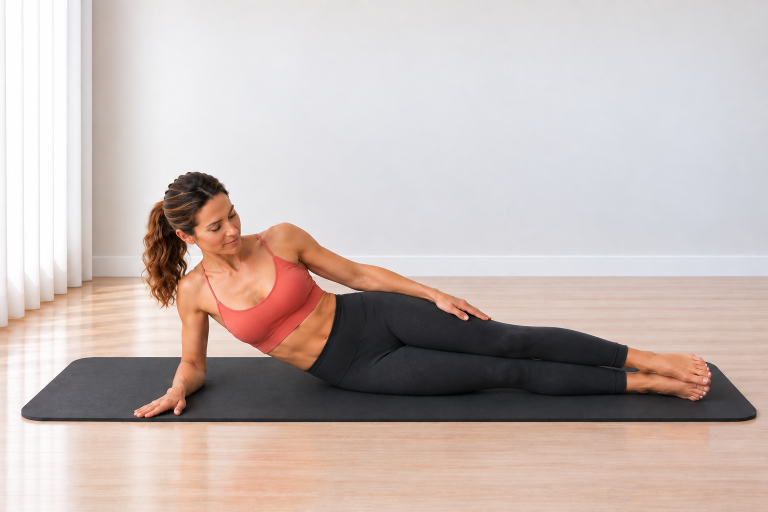
#> input picture Pilates Assets/02_Exercise_Cards/Side Plank/side_plank_start.png, 1536 x 1024 px (shown at 1/2 size); the run also reads 1 picture not shown here
$ python build_side_plank_cards.py
#> lines starting #> are read from the running program, lines starting #| are printed output that depends on the picture; after the words box and inside, x2 and y2 are one past the last pixel; in counts of white or black regions, pixels touching at a corner belong together
# -*- coding: utf-8 -*-
from pathlib import Path
import hashlib

from PIL import Image, ImageDraw, ImageFont, ImageOps, ImageStat


BASE = Path(__file__).resolve().parent
START = BASE / "side_plank_start.png"
HERO = BASE / "side_plank_hero.png"
END = START
GUIDE = BASE / "side_plank_guide_card_v01.png"
STEP = BASE / "side_plank_step_by_step_v01.png"
EXPECTED_HASHES = {
    START: "67211c832812fde512f0847eb9a209d65aef918c411d269841204db87be7ba93",
    HERO: "67d93f038db9c216bec4e1b0c7d7d9022d05a84c55e5efd2618e3e7577f8e9bb",
}

BG = (244, 251, 250)
CARD = (255, 255, 255)
INK = (38, 44, 47)
MUTED = (101, 115, 119)
TEAL = (20, 154, 154)
TEAL_D = (14, 122, 123)
LINE = (210, 232, 230)
SOFT = (231, 247, 246)
WARN = (255, 247, 244)
WARN_LINE = (242, 220, 216)
WARN_ICON = (199, 92, 84)
FONT_DIR = Path(r"C:\Windows\Fonts")

GUIDE_HOW = [
    ("1", "Lehni si na bok, spodní loket dej přímo pod rameno a nohy natáhni. Pánev nech na podložce."),
    ("2", "S výdechem zpevni střed těla a zvedni pánev. Tělo vytáhni do dlouhé linie."),
    ("3", "S nádechem spusť pánev pomalu zpět na podložku. Potom vystřídej stranu."),
]

GUIDE_WATCH = (
    "Nepropadej se v rameni, netahej rameno k uchu a nenechávej pánev klesat. "
    "Bedra neprohýbej a pohyb veď kontrolovaně."
)

STEP_TEXTS = [
    (
        "KROK 1",
        "VÝCHOZÍ POLOHA",
        "Lehni si na bok. Spodní loket dej přímo pod rameno, předloktí opři o podložku a nohy natáhni. Pánev zůstává dole.",
        START,
    ),
    (
        "KROK 2",
        "SIDE PLANK",
        "S výdechem zpevni břicho a zvedni pánev z podložky. Tělo drž v dlouhé linii a spodní rameno aktivní.",
        HERO,
    ),
    (
        "KROK 3",
        "KONTROLOVANÝ NÁVRAT",
        "S nádechem spusť pánev pomalu zpět na podložku. Zachovej oporu předloktí a pohyb dokonči bez propadnutí v rameni.",
        END,
    ),
]

STEP_BREATH = "Dýchej plynule. Vydechni při zvednutí pánve, nadechni se při kontrolovaném návratu."
STEP_WATCH = (
    "Loket drž pod ramenem. Nepropadej se v rameni, nezvedej rameno k uchu, "
    "nenechávej pánev klesat a neprohýbej bedra."
)

def sha256(path):
    return hashlib.sha256(path.read_bytes()).hexdigest()


def font(name, size):
#> called with name = 'arialbd.ttf', size = 44
    for candidate in (FONT_DIR / name, FONT_DIR / "arial.ttf", FONT_DIR / "segoeui.ttf"):
        if candidate.exists():
            return ImageFont.truetype(str(candidate), size)
    return ImageFont.load_default()


F = {
    "title": font("arialbd.ttf", 44),
    "h2": font("arialbd.ttf", 25),
    "h3": font("arialbd.ttf", 20),
    "body": font("arial.ttf", 22),
    "small": font("arial.ttf", 17),
    "small_b": font("arialbd.ttf", 17),
    "tiny": font("arial.ttf", 14),
    "step_title": font("arialbd.ttf", 38),
    "step_h": font("arialbd.ttf", 24),
    "step_body": font("arial.ttf", 23),
}


def rounded(draw, box, radius=28, fill=CARD, outline=LINE, width=2):
    draw.rounded_rectangle(box, radius=radius, fill=fill, outline=outline, width=width)


def wrap_text(draw, text, selected_font, max_width):
    lines, current = [], ""
    for word in text.split():
        candidate = (current + " " + word).strip()
        if draw.textbbox((0, 0), candidate, font=selected_font)[2] <= max_width or not current:
            current = candidate
        else:
            lines.append(current)
            current = word
    if current:
        lines.append(current)
    return lines


def draw_wrapped(draw, xy, text, selected_font, fill, max_width, line_gap=7):
    x, y = xy
    last_bottom = y
    for line in wrap_text(draw, text, selected_font, max_width):
        draw.text((x, y), line, font=selected_font, fill=fill)
        bbox = draw.textbbox((x, y), line, font=selected_font)
        last_bottom = bbox[3]
        y += draw.textbbox((0, 0), line, font=selected_font)[3] + line_gap
    return y, last_bottom


def fit_image(path, size, centering=(0.5, 0.58)):
    with Image.open(path) as source:
        return ImageOps.fit(
            source.convert("RGB"), size, method=Image.Resampling.LANCZOS, centering=centering
        )


def contain_image(path, size, margin=6):
    with Image.open(path) as source:
        rgb = source.convert("RGB")
        inner_size = (size[0] - 2 * margin, size[1] - 2 * margin)
        contained = ImageOps.contain(rgb, inner_size, method=Image.Resampling.LANCZOS)
        width, height = rgb.size
        wall_sample = rgb.crop((width // 3, 0, 2 * width // 3, max(1, height // 6)))
        background = tuple(round(value) for value in ImageStat.Stat(wall_sample).mean)
        canvas = Image.new("RGB", size, background)
        canvas.paste(contained, ((size[0] - contained.width) // 2, (size[1] - contained.height) // 2))
        return canvas

def paste_round(base, image, box, radius=22):
    x1, y1, x2, y2 = box
    size = (x2 - x1, y2 - y1)
    if image.size != size:
        image = image.resize(size, Image.Resampling.LANCZOS)
    mask = Image.new("L", size, 0)
    ImageDraw.Draw(mask).rounded_rectangle((0, 0, size[0], size[1]), radius=radius, fill=255)
    base.paste(image, (x1, y1), mask)


def center_text(draw, box, text, selected_font, fill):
    x1, y1, x2, y2 = box
    bbox = draw.textbbox((0, 0), text, font=selected_font)
    x = x1 + (x2 - x1 - (bbox[2] - bbox[0])) / 2
    y = y1 + (y2 - y1 - (bbox[3] - bbox[1])) / 2 - 2
    draw.text((x, y), text, font=selected_font, fill=fill)


def pill(draw, xy, text, selected_font):
    x, y = xy
    bbox = draw.textbbox((0, 0), text, font=selected_font)
    box = (x, y, x + bbox[2] - bbox[0] + 32, y + bbox[3] - bbox[1] + 16)
    draw.rounded_rectangle(box, radius=16, fill=SOFT, outline=LINE, width=1)
    draw.text((x + 16, y + 7), text, font=selected_font, fill=TEAL_D)
    return box[2] + 8


def draw_icon(draw, center, kind, color=TEAL):
    x, y = center
    if kind == "breath":
        draw.arc((x - 8, y - 8, x + 8, y + 8), 25, 320, fill=color, width=3)
        draw.line((x + 7, y - 8, x + 12, y - 8, x + 12, y - 3), fill=color, width=3)
    elif kind == "focus":
        draw.ellipse((x - 8, y - 8, x + 8, y + 8), outline=color, width=3)
        draw.ellipse((x - 3, y - 3, x + 3, y + 3), fill=color)
    elif kind == "repeat":
        draw.arc((x - 9, y - 7, x + 9, y + 7), 200, 20, fill=color, width=3)
        draw.polygon([(x + 8, y - 8), (x + 14, y - 5), (x + 9, y - 1)], fill=color)
    elif kind == "warn":
        draw.polygon([(x, y - 10), (x - 10, y + 9), (x + 10, y + 9)], outline=color, width=3)
        draw.line((x, y - 3, x, y + 3), fill=color, width=2)
        draw.ellipse((x - 1, y + 6, x + 1, y + 8), fill=color)


def ensure_bottom_margin(name, bottom, card_bottom, minimum=20):
    margin = card_bottom - bottom
    if margin < minimum:
        raise RuntimeError(f"{name} bottom margin {margin}px is below {minimum}px")
    return margin


def verify_sources():
    for path, expected_hash in EXPECTED_HASHES.items():
        if not path.exists():
            raise FileNotFoundError(path)
        with Image.open(path) as image:
#> image is the input picture: PIL image 1536x1024 RGB; mean R, G, B 197.9, 184.3, 180.3
            if image.size != (1536, 1024):
                raise RuntimeError(f"Unexpected source size for {path.name}: {image.size}")
        if sha256(path) != expected_hash:
            raise RuntimeError(f"SHA mismatch for {path.name}")
#> pass 2 of the loop in verify_sources, `for path, expected_hash in EXPECTED_HASHES.items():`:
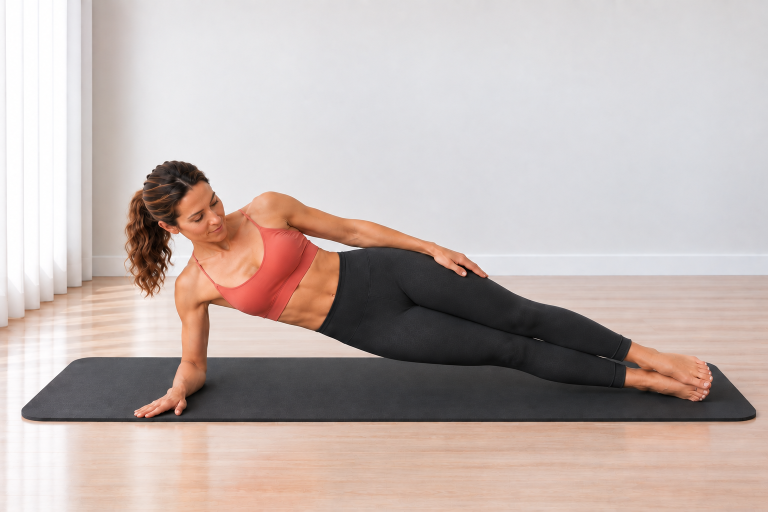
#> input picture Pilates Assets/02_Exercise_Cards/Side Plank/side_plank_hero.png, 1536 x 1024 px (shown at 1/2 size)
#> in verify_sources, image is the input picture: PIL image 1536x1024 RGB; mean R, G, B 192.8, 179.3, 175.2


def build_guide():
    image = Image.new("RGB", (780, 1688), BG)
#> image: PIL image 780x1688 RGB
    draw = ImageDraw.Draw(image)
    margins = {}

    rounded(draw, (34, 34, 746, 140))
    draw.text((62, 49), "SIDE PLANK", font=F["title"], fill=INK)
    draw.text((62, 94), "Střed těla • pas • ramena", font=F["small_b"], fill=TEAL_D)
    _, desc_bottom = draw_wrapped(
        draw, (62, 115), "Posiluje střed těla a učí stabilní oporu ramene i pánve.",
        F["tiny"], MUTED, 650, 2
    )
#> desc_bottom = 127
    margins["GUIDE DESCRIPTION"] = 140 - desc_bottom
    x = pill(draw, (62, 148), "Střed těla", F["small_b"])
#> x = 146
    pill(draw, (x, 148), "Bez pomůcky", F["small_b"])

    rounded(draw, (34, 196, 746, 653))
    paste_round(image, contain_image(HERO, (680, 393), 8), (50, 218, 730, 611))
#> in contain_image, `wall_sample = rgb.crop((width // 3, 0, 2 * width // 3, max(1, height /..`:
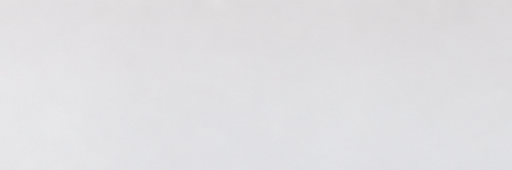
#> wall_sample: PIL image 512x170 RGB; mean R, G, B 224.2, 223.2, 225.8
#> in contain_image, `background = tuple(round(value) for value in ImageStat.Stat(wall_sampl..`: background = (224, 223, 226)
#> in paste_round, `x1, y1, x2, y2 = box`: x1 = 50; y1 = 218; x2 = 730; y2 = 611
#> in paste_round, `size = (x2 - x1, y2 - y1)`: size = (680, 393)
#> in paste_round, `mask = Image.new("L", size, 0)`: mask: PIL image 680x393 L; every value is 0
#> in paste_round, `ImageDraw.Draw(mask).rounded_rectangle((0, 0, size[0], size[1]), radiu..`:
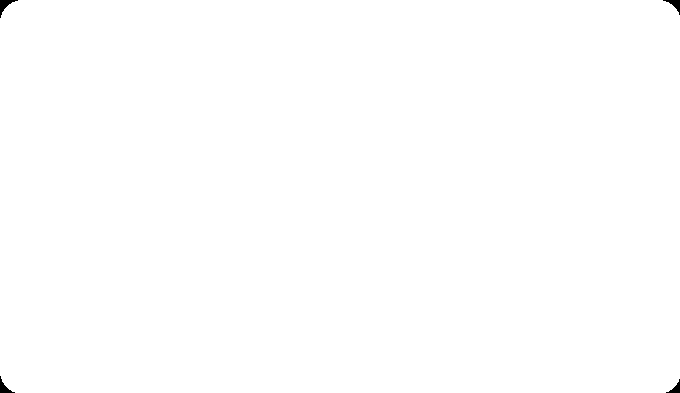
#> mask: PIL image 680x393 L; 99.9% white; 4 black regions, box (x1, y1, x2, y2) and area: (0, 0, 18, 18) 111, (663, 0, 680, 15) 93, (0, 376, 15, 393) 93, (666, 379, 680, 393) 76

    mini_y, mini_w, mini_h = 675, 218, 146
    xs = [34, 274, 514]
    labels = [
        ("START", "Pánev na podložce", START),
        ("SIDE PLANK", "Zvedni pánev", HERO),
        ("NÁVRAT", "Kontrolovaně zpět", END),
    ]
    for index, (x0, (label, caption, source)) in enumerate(zip(xs, labels), 1):
        card_bottom = mini_y + mini_h + 74
        rounded(draw, (x0, mini_y, x0 + mini_w, card_bottom), 22)
        paste_round(image, contain_image(source, (mini_w - 22, mini_h), 4),
                    (x0 + 11, mini_y + 10, x0 + mini_w - 11, mini_y + 10 + mini_h), 16)
#> call 2 of contain_image, with size = (196, 146), margin = 4
#> in contain_image (call 2), `background = tuple(round(value) for value in ImageStat.Stat(wall_sampl..`: background = (228, 227, 229)
#> in contain_image (call 2), `canvas.paste(contained, ((size[0] - contained.width) // 2, (size[1] - ..`:
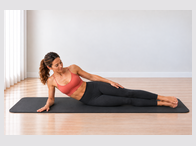
#> canvas: PIL image 196x146 RGB; mean R, G, B 203.3, 192, 189
#> call 2 of paste_round, with box = (45, 685, 241, 831), radius = 16
#> in paste_round (call 2), `x1, y1, x2, y2 = box`: x1 = 45; y1 = 685; x2 = 241; y2 = 831
#> in paste_round (call 2), `size = (x2 - x1, y2 - y1)`: size = (196, 146)
#> in paste_round (call 2), `mask = Image.new("L", size, 0)`: mask: PIL image 196x146 L; every value is 0
#> in paste_round (call 2), `ImageDraw.Draw(mask).rounded_rectangle((0, 0, size[0], size[1]), radiu..`:
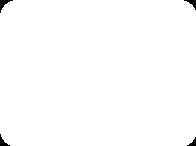
#> mask: PIL image 196x146 L; 99.3% white; 4 black regions, box (x1, y1, x2, y2) and area: (0, 0, 13, 13) 61, (184, 0, 196, 10) 48, (0, 134, 10, 146) 48, (187, 137, 196, 146) 36
        draw.ellipse((x0 + 15, mini_y + 15, x0 + 43, mini_y + 43), fill=TEAL)
        center_text(draw, (x0 + 15, mini_y + 15, x0 + 43, mini_y + 43), str(index), F["tiny"], CARD)
        center_text(draw, (x0 + 5, mini_y + mini_h + 14, x0 + mini_w - 5, mini_y + mini_h + 40), label, F["small_b"], INK)
        center_text(draw, (x0 + 8, mini_y + mini_h + 38, x0 + mini_w - 8, mini_y + mini_h + 57), caption, F["tiny"], MUTED)
        caption_bottom = draw.textbbox((0, 0), caption, font=F["tiny"])[3] + mini_y + mini_h + 38
#> caption_bottom = 871
        margins[f"GUIDE MINI {index}"] = card_bottom - caption_bottom
#> pass 2 of the loop in build_guide, `for index, (x0, (label, caption, source)) in enumerate(zip(xs, labels)..`:

    info_y, box_w, box_h = 915, 218, 164
    info = [
        ("breath", "DECH", "Výdech při zvednutí, nádech při návratu."),
        ("focus", "ZAMĚŘ SE", "Pevný střed a aktivní rameno."),
        ("repeat", "VÝDRŽ", "Drž podle času v tréninku."),
    ]
    for index, (x0, (kind, heading, body)) in enumerate(zip(xs, info), 1):
        card_bottom = info_y + box_h
        rounded(draw, (x0, info_y, x0 + box_w, card_bottom), 22)
        draw_icon(draw, (x0 + 28, info_y + 30), kind)
        draw.text((x0 + 48, info_y + 18), heading, font=F["small_b"], fill=TEAL_D)
        _, body_bottom = draw_wrapped(draw, (x0 + 18, info_y + 56), body, F["small"], INK, box_w - 36, 4)
        margins[f"GUIDE INFO {index}"] = ensure_bottom_margin(f"Guide info {index}", body_bottom, card_bottom)
#> this loop made 3 passes
#> body_bottom on passes 1 to 3: 997, 981, 983
#> after the loop, margins = {'GUIDE DESCRIPTION': 13, 'GUIDE MINI 1': 24, 'GUIDE MINI 2': 24, 'GUIDE MINI 3': 24, 'GUIDE INFO 1': 82, 'GUIDE INFO 2': 98, 'GUIDE INFO 3': 96}

    rounded(draw, (34, 1090, 746, 1412), 26)
    draw.text((62, 1120), "JAK PROVÉST", font=F["h2"], fill=INK)
    y = 1165
    for number_value, text in GUIDE_HOW:
        draw.ellipse((62, y + 2, 92, y + 32), fill=SOFT, outline=LINE, width=1)
        center_text(draw, (62, y + 2, 92, y + 32), number_value, F["small_b"], TEAL_D)
        y, body_bottom = draw_wrapped(draw, (106, y), text, F["body"], INK, 590, 7)
        margins[f"GUIDE STEP {number_value}"] = 1412 - body_bottom
        y += 12
#> this loop made 3 passes
#> (y, body_bottom) on passes 1 to 3: (1196, 1177), (1227, 1208), (1258, 1239)
#> after the loop, margins = 10 items; y = 1258
    margins["GUIDE HOW"] = ensure_bottom_margin("Guide how", body_bottom, 1412)

    rounded(draw, (34, 1440, 746, 1618), 26, WARN, WARN_LINE, 2)
    draw_icon(draw, (64, 1473), "warn", WARN_ICON)
    draw.text((92, 1457), "HLÍDEJ SI", font=F["h3"], fill=INK)
    _, watch_bottom = draw_wrapped(draw, (62, 1500), GUIDE_WATCH, F["body"], INK, 640, 7)
#> watch_bottom = 1512
    margins["GUIDE WATCH"] = ensure_bottom_margin("Guide watch", watch_bottom, 1618)
    draw.text((54, 1640), "Moovka", font=F["tiny"], fill=MUTED)

    image.save(GUIDE)
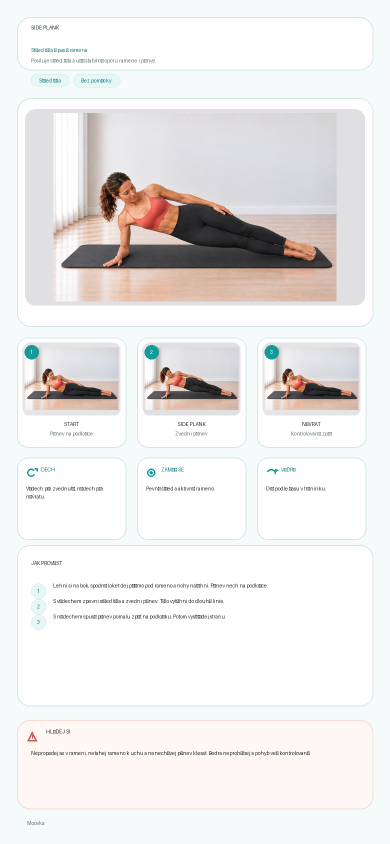
#> saved as side_plank_guide_card_v01.png: PIL image 780x1688 RGB (shown at 1/2 size); mean R, G, B 235.2, 233.8, 232.5
#> in main, `guide_margins = build_guide()`: guide_margins = 12 items
    return margins


def build_step():
    image = Image.new("RGB", (780, 2280), BG)
#> image: PIL image 780x2280 RGB
    draw = ImageDraw.Draw(image)
    rounded(draw, (34, 34, 746, 126))
    draw.text((62, 56), "Krok za krokem", font=F["step_title"], fill=INK)
    draw.text((62, 98), "SIDE PLANK", font=F["small_b"], fill=TEAL_D)

    y, margins = 160, {}
    for step_label, heading, body, source in STEP_TEXTS:
        card_height = 595
        card_bottom = y + card_height
        rounded(draw, (34, y, 746, card_bottom))
        draw.rounded_rectangle((58, y + 24, 148, y + 54), radius=15, fill=SOFT, outline=LINE, width=1)
        center_text(draw, (58, y + 24, 148, y + 54), step_label, F["small_b"], TEAL_D)
        draw.text((62, y + 72), heading, font=F["step_h"], fill=INK)
        image_bottom = y + 466
        paste_round(image, contain_image(source, (656, 352), 6), (62, y + 114, 718, image_bottom))
#> in contain_image (call 5), `canvas.paste(contained, ((size[0] - contained.width) // 2, (size[1] - ..`:
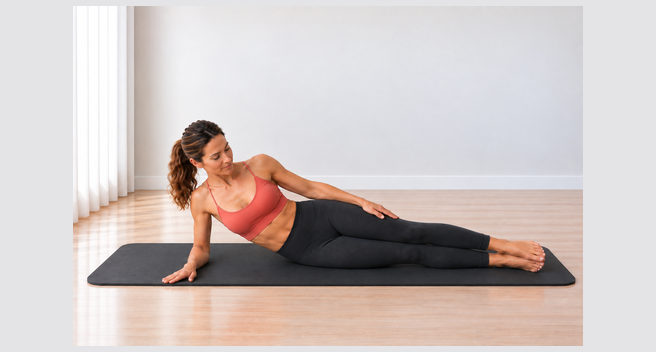
#> canvas: PIL image 656x352 RGB; mean R, G, B 205.4, 195, 192.4
#> in paste_round (call 5), `mask = Image.new("L", size, 0)`: mask: PIL image 656x352 L; every value is 0
#> in paste_round (call 5), `ImageDraw.Draw(mask).rounded_rectangle((0, 0, size[0], size[1]), radiu..`: mask: PIL image 656x352 L; 99.8% white; 4 black regions, box (x1, y1, x2, y2) and area: (0, 0, 18, 18) 111, (639, 0, 656, 15) 93, (0, 335, 15, 352) 93, (642, 338, 656, 352) 76
        _, body_bottom = draw_wrapped(draw, (62, image_bottom + 16), body, F["step_body"], INK, 656, 7)
#> body_bottom = 654
        margins[step_label] = ensure_bottom_margin(step_label, body_bottom, card_bottom)
        y += card_height + 5
#> pass 2 of the loop in build_step, `for step_label, heading, body, source in STEP_TEXTS:`:
#> background = (224, 223, 226)
#> in contain_image (call 6), `canvas.paste(contained, ((size[0] - contained.width) // 2, (size[1] - ..`:
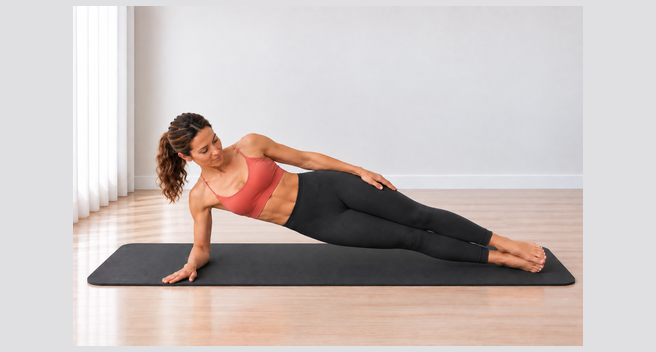
#> canvas: PIL image 656x352 RGB; mean R, G, B 200.6, 190.2, 187.8
#> y1 = 874; y2 = 1226
#> in paste_round (call 6), `base.paste(image, (x1, y1), mask)`:
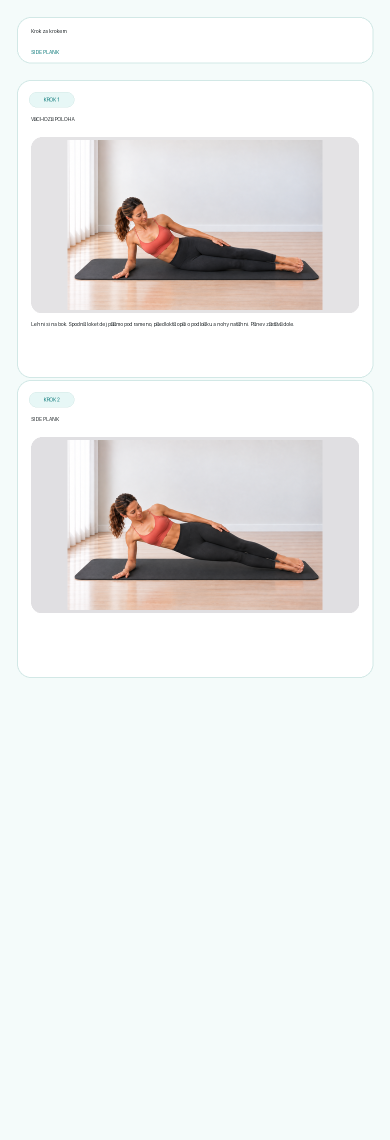
#> base: PIL image 780x2280 RGB (shown at 1/2 size); mean R, G, B 235.5, 236.4, 235.3
#> in build_step, `_, body_bottom = draw_wrapped(draw, (62, image_bottom + 16), body, F["..`: body_bottom = 1254

    rounded(draw, (34, y, 746, y + 275), 28, WARN, WARN_LINE, 2)
    draw_icon(draw, (66, y + 45), "breath")
    draw.text((98, y + 28), "DECH", font=F["step_h"], fill=INK)
    next_y, breath_bottom = draw_wrapped(draw, (62, y + 78), STEP_BREATH, F["step_body"], INK, 650, 8)
#> next_y = 2058; breath_bottom = 2050
    margins["STEP BREATH"] = y + 275 - breath_bottom
    draw_icon(draw, (66, next_y + 31), "warn", WARN_ICON)
    draw.text((98, next_y + 14), "HLÍDEJ SI", font=F["step_h"], fill=INK)
    _, watch_bottom = draw_wrapped(draw, (62, next_y + 54), STEP_WATCH, F["step_body"], INK, 650, 5)
#> watch_bottom = 2124
    margins["STEP WATCH"] = ensure_bottom_margin("Step watch", watch_bottom, y + 275)
    draw.text((54, 2240), "Moovka", font=F["tiny"], fill=MUTED)

    image.save(STEP)
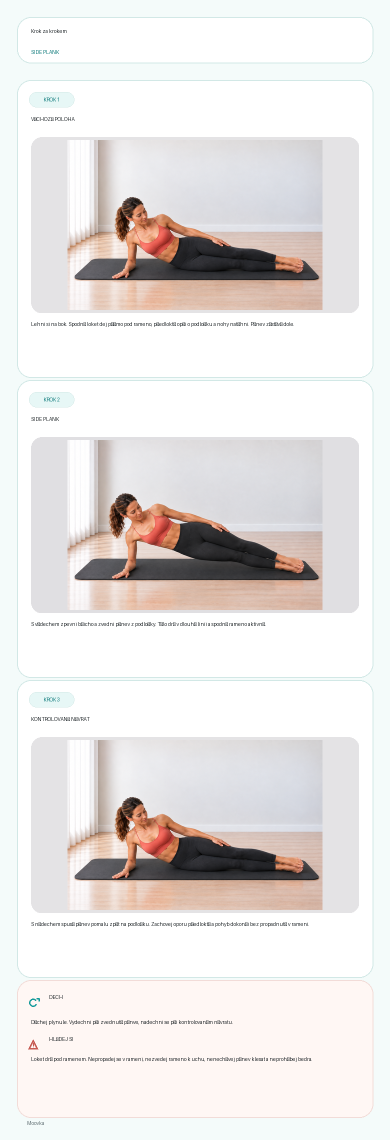
#> saved as side_plank_step_by_step_v01.png: PIL image 780x2280 RGB (shown at 1/2 size); mean R, G, B 232.1, 228.4, 227
    return margins


def main():
    verify_sources()
    before = {path: sha256(path) for path in EXPECTED_HASHES}
    guide_margins = build_guide()
    step_margins = build_step()
#> step_margins = {'KROK 1': 101, 'KROK 2': 101, 'KROK 3': 101, 'STEP BREATH': 185, 'STEP WATCH': 111}
    after = {path: sha256(path) for path in EXPECTED_HASHES}
    if before != after:
        raise RuntimeError("Source image hash changed during export")
    for path, expected_size in ((GUIDE, (780, 1688)), (STEP, (780, 2280))):
        with Image.open(path) as image:
            if image.size != expected_size:
                raise RuntimeError(f"Unexpected export size for {path.name}: {image.size}")
#> pass 2 of the loop in main, `for path, expected_size in ((GUIDE, (780, 1688)), (STEP, (780, 2280))):`:
    print(f"Exported {GUIDE.name} 780x1688 SHA-256 {sha256(GUIDE)}")
    print(f"Exported {STEP.name} 780x2280 SHA-256 {sha256(STEP)}")
    for label, margin in guide_margins.items():
        print(f"{label} bottom reserve: {margin}px")
#> this loop made 12 passes
#> (label, margin) on passes 1 to 12: ('GUIDE DESCRIPTION', 13), ('GUIDE MINI 1', 24), ('GUIDE MINI 2', 24), ('GUIDE MINI 3', 24), ('GUIDE INFO 1', 82), ('GUIDE INFO 2', 98), ('GUIDE INFO 3', 96), ('GUIDE STEP 1', 235), ('GUIDE STEP 2', 204), ('GUIDE STEP 3', 173), ('GUIDE HOW', 173), ('GUIDE WATCH', 106)
#| GUIDE DESCRIPTION bottom reserve: 13px
#| GUIDE MINI 1 bottom reserve: 24px
#| GUIDE MINI 2 bottom reserve: 24px
#| GUIDE MINI 3 bottom reserve: 24px
#| GUIDE INFO 1 bottom reserve: 82px
#| GUIDE INFO 2 bottom reserve: 98px
#| GUIDE INFO 3 bottom reserve: 96px
#| GUIDE STEP 1 bottom reserve: 235px
#> (further printed lines are left out)
    for label, margin in step_margins.items():
        print(f"{label} bottom reserve: {margin}px")
#> this loop made 5 passes
#> (label, margin) on passes 1 to 5: ('KROK 1', 101), ('KROK 2', 101), ('KROK 3', 101), ('STEP BREATH', 185), ('STEP WATCH', 111)
#| KROK 1 bottom reserve: 101px
#| KROK 2 bottom reserve: 101px
#| KROK 3 bottom reserve: 101px
#| STEP BREATH bottom reserve: 185px
#| STEP WATCH bottom reserve: 111px
    for path, digest in after.items():
        print(f"Source unchanged {path.name}: {digest}")


if __name__ == "__main__":
    main()
